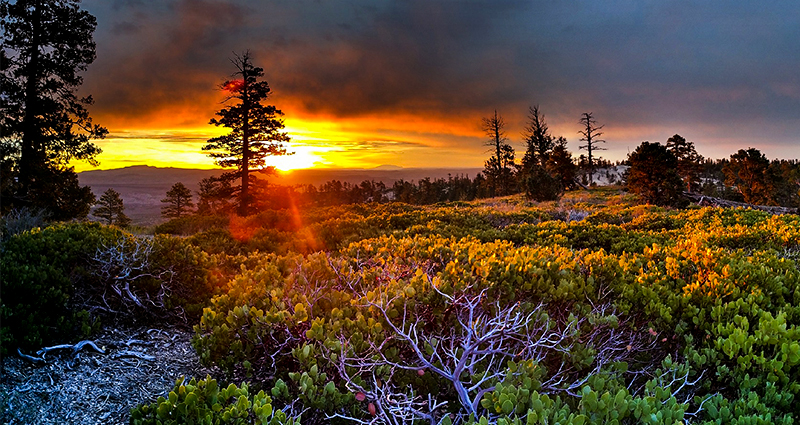
#> input picture paisaje.jpg, 800 x 425 px
$ python 'Actividad Open CV.py'
#> lines starting #> are read from the running program, lines starting #| are printed output that depends on the picture; after the words box and inside, x2 and y2 are one past the last pixel; in counts of white or black regions, pixels touching at a corner belong together; pictures that were not available may be replaced by others from this repository, and a replacement may not be noted
# -*- coding: utf-8 -*-
"""
Created on Sat Jul  2 16:45:04 2022

@author: user
"""
import cv2
# Actividad
# 1) cargar una imagen con Open CV

img = cv2.imread("paisaje.jpg")
#> img is the input picture: shape (425, 800, 3); mean B, G, R 45.8, 66.2, 85.5
img = cv2.resize(img, (743, 640))
#> img: shape (640, 743, 3)
cv2.imshow("paisaje", img)
cv2.waitKey(0)
cv2.destroyAllWindows()


# 2) Cargar un Video Con Open CV

video = cv2.VideoCapture("Balanceo_Tiempos.mp4")

while True:
    estado, imagen = video.read()
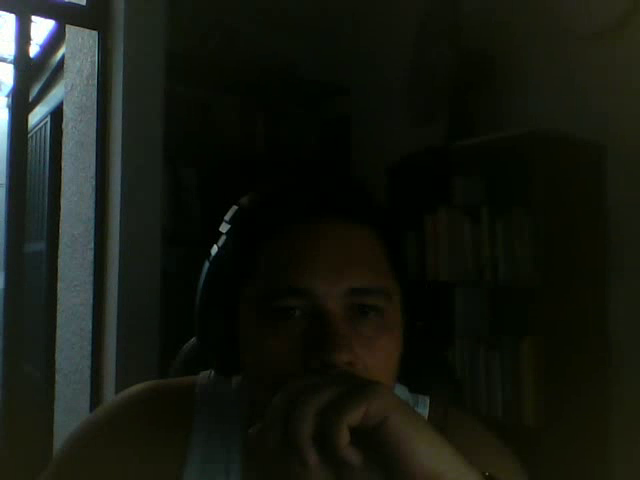
#> input picture frame 15 of Video_Actividad.avi, 640 x 480 px, given in place of Balanceo_Tiempos.mp4, which was not available
#> imagen is the input picture: shape (480, 640, 3); mean B, G, R 17, 24.8, 21
    cv2.imshow("video", imagen)
    key = cv2.waitKey(1)
#> (key q is pressed here)
    if key == ord("q"):
        break

video.release()
cv2.destroyAllWindows()


# 3) Grabar un video corto con la camara del PC

video_streaming = cv2.VideoCapture(0)
salida = cv2.VideoWriter("Video_Actividad.avi", cv2.VideoWriter_fourcc(*'XVID'),
                         20.0, (640,480))

while (video_streaming.isOpened()):
    estado, img_stream = video_streaming.read()
    if estado == True:
        cv2.imshow("Video Streaming", img_stream)
        salida.write(img_stream)
        key = cv2.waitKey(1)
#> (key q is pressed here)
        if key == ord("q"):
            break
    else:
        break

video_streaming.release()
salida.release()
cv2.destroyAllWindows()


# 4) Buscar contornos de una imagen
# 5) contar los contornos en la imagen del chat

img = cv2.imread("contornos.jpg")
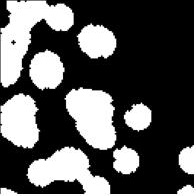
#> input picture contornos.jpg, 196 x 196 px
#> img is the input picture: shape (196, 196, 3); min 0, max 255, mean 89.4
imgGray = cv2.cvtColor(img, cv2.COLOR_BGR2GRAY)
imgGauss = cv2.GaussianBlur(imgGray, (15,15),0)
imgCanny = cv2.Canny(imgGauss, 150, 250)
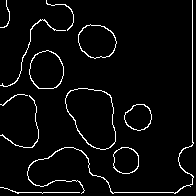
#> imgCanny: shape (196, 196); 4.3% white in thin lines or dots
contornos, _ = cv2.findContours(imgCanny,
                                cv2.RETR_EXTERNAL,
                                cv2.CHAIN_APPROX_SIMPLE)
#> contornos = 12 contours, 4 with area under 20; largest, box (x1, y1, x2, y2) and area: (65, 88, 116, 150) 2235, (29, 50, 64, 89) 1040, (78, 24, 117, 59) 995, (113, 147, 139, 174) 544, (124, 104, 152, 131) 540, (27, 0, 194, 194) 74, (0, 19, 66, 87) 32, (0, 95, 39, 148) 20

print("He encontrado {} objetos".format(len(contornos)))
#| He encontrado 12 objetos

cv2.drawContours(img, contornos, -1, (0,0,255), 2)
#> img: shape (196, 196, 3); 13.24% of pixels changed, all inside (x1, y1, x2, y2) = (0, 0, 195, 195)

cv2.imshow("contornos", img)
cv2.imshow("contornos Escala de Grises", imgGray)
cv2.imshow("contornos desenfoque Gausiano", imgGauss)
cv2.imshow("contornos Filtro Canny", imgCanny)

cv2.waitKey(0)
cv2.destroyAllWindows()


# 5) aplicar la tecnica de dibujo a una foto personal

img = cv2.imread("Foto2.jpg")
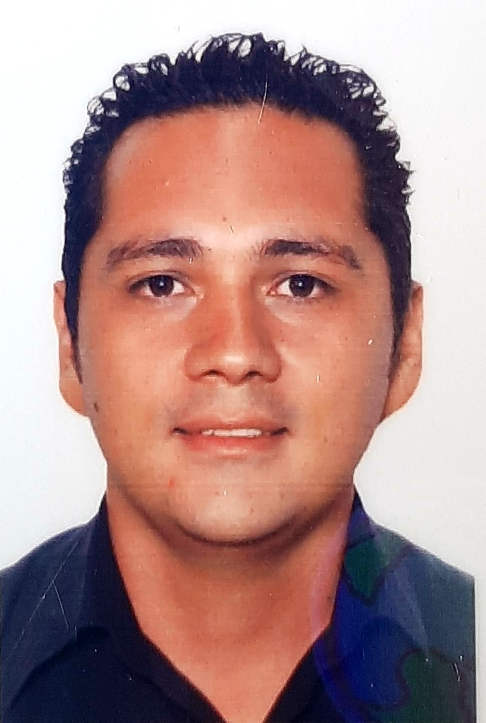
#> input picture Foto2.jpg, 971 x 1445 px (shown at 1/2 size)
#> img is the input picture: shape (1445, 971, 3); mean B, G, R 137.2, 139.4, 172.5
img = cv2.resize(img, (480, 640))
#> img: shape (640, 480, 3)

imgGray = cv2.cvtColor(img, cv2.COLOR_BGR2GRAY)
#> imgGray: shape (640, 480)
imgGrayINV = 255-imgGray

imgGauss = cv2.GaussianBlur(imgGrayINV, (21,21),0)
#> imgGauss: shape (640, 480)

imgGaussINV = 255-imgGauss

imgLapiz = cv2.divide(imgGray, imgGaussINV, scale=256.0)
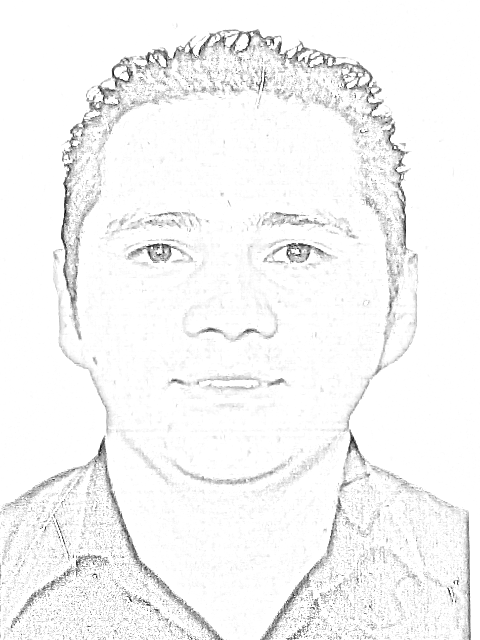
#> imgLapiz: shape (640, 480); min 8, max 255, mean 246

cv2.imshow("Foto", img)
cv2.imshow("Foto Escala de Grises invertido", imgGrayINV)
cv2.imshow("Foto desenfoque Gausiano invertido", imgGaussINV)
cv2.imshow("Foto Lapiz", imgLapiz)

cv2.waitKey(0)
cv2.destroyAllWindows()

# 6) aplicar conteo de objetos en tiempo real


video = cv2.VideoCapture(0)
salida = cv2.VideoWriter("Video_Contornos.avi", cv2.VideoWriter_fourcc(*'XVID'),
                         20.0, (640,480))

while True:
    estado, img = video.read()

    imgGray = cv2.cvtColor(img, cv2.COLOR_BGR2GRAY)
#> imgGray: shape (480, 640)
    imgGauss = cv2.GaussianBlur(imgGray, (9,9),0)
#> imgGauss: shape (480, 640)
    imgCanny = cv2.Canny(imgGauss, 50, 150)
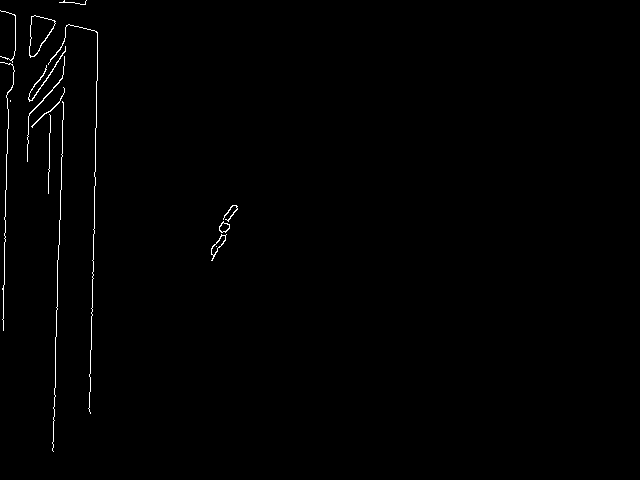
#> imgCanny: shape (480, 640); 0.63% white in thin lines or dots, all inside (x1, y1, x2, y2) = (0, 0, 238, 452)
    contornos, _ = cv2.findContours(imgCanny,
                                    cv2.RETR_EXTERNAL,
                                    cv2.CHAIN_APPROX_SIMPLE)
#> contornos = 14 contours, 7 with area under 20; largest, box (x1, y1, x2, y2) and area: (29, 15, 56, 58) 630, (211, 234, 227, 261) 122, (219, 221, 230, 233) 75, (28, 46, 66, 102) 46, (27, 56, 65, 162) 32, (31, 87, 65, 128) 27, (223, 205, 238, 222) 20
    font = cv2.FONT_HERSHEY_SIMPLEX
    cv2.putText(img,
                "He encontrado {} contornos".format(len(contornos)),
                (50, 50),
                font, 1,
                (0, 255, 255),
                2,
                cv2.LINE_4)
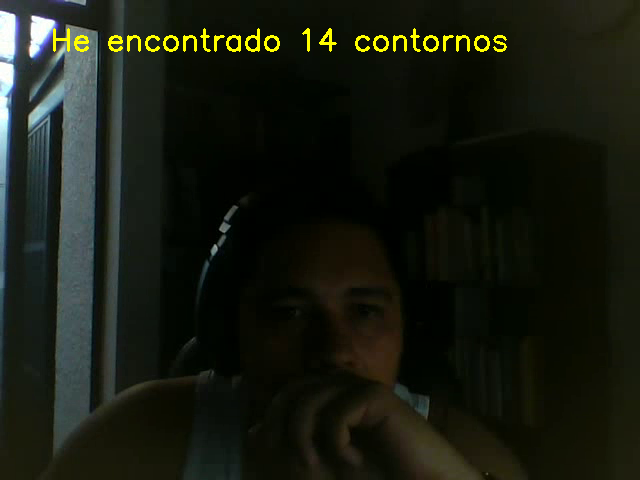
#> img: shape (480, 640, 3); 0.91% of pixels changed, all inside (x1, y1, x2, y2) = (53, 28, 507, 52)

    salida.write(img)
    cv2.imshow("Video", img)
    #cv2.imshow("Video diff", imgBlur)

    key = cv2.waitKey(10)
#> (key q is pressed here)
    if key == ord("q"):
        break

video.release()
cv2.destroyAllWindows()
